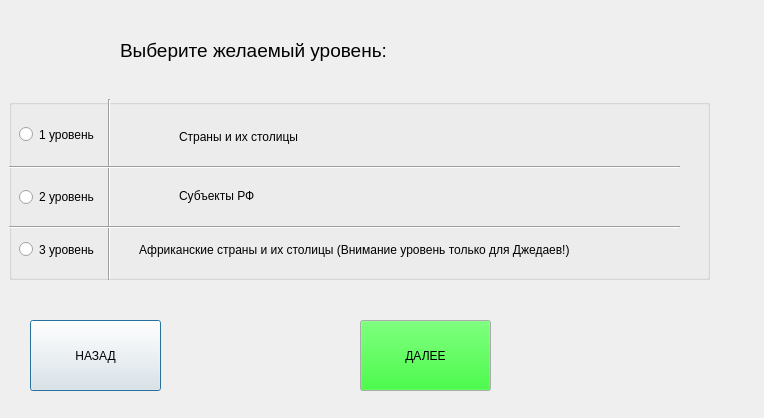
<?xml version="1.0" encoding="UTF-8"?>
<ui version="4.0">
 <class>Dialog</class>
 <widget class="QDialog" name="Dialog">
  <property name="geometry">
   <rect>
    <x>0</x>
    <y>0</y>
    <width>764</width>
    <height>418</height>
   </rect>
  </property>
  <property name="windowTitle">
   <string>Dialog</string>
  </property>
  <widget class="QPushButton" name="pushButton">
   <property name="geometry">
    <rect>
     <x>30</x>
     <y>320</y>
     <width>131</width>
     <height>71</height>
    </rect>
   </property>
   <property name="text">
    <string>НАЗАД</string>
   </property>
  </widget>
  <widget class="QGroupBox" name="groupBox">
   <property name="geometry">
    <rect>
     <x>9</x>
     <y>99</y>
     <width>701</width>
     <height>181</height>
    </rect>
   </property>
   <property name="title">
    <string/>
   </property>
   <widget class="QRadioButton" name="radioButton">
    <property name="geometry">
     <rect>
      <x>10</x>
      <y>20</y>
      <width>141</width>
      <height>31</height>
     </rect>
    </property>
    <property name="text">
     <string>1 уровень</string>
    </property>
   </widget>
   <widget class="QRadioButton" name="radioButton_2">
    <property name="geometry">
     <rect>
      <x>10</x>
      <y>90</y>
      <width>131</width>
      <height>16</height>
     </rect>
    </property>
    <property name="text">
     <string>2 уровень</string>
    </property>
   </widget>
   <widget class="QRadioButton" name="radioButton_3">
    <property name="geometry">
     <rect>
      <x>10</x>
      <y>140</y>
      <width>91</width>
      <height>21</height>
     </rect>
    </property>
    <property name="text">
     <string>3 уровень</string>
    </property>
   </widget>
   <widget class="QLabel" name="label">
    <property name="geometry">
     <rect>
      <x>170</x>
      <y>30</y>
      <width>211</width>
      <height>16</height>
     </rect>
    </property>
    <property name="text">
     <string>Страны и их столицы</string>
    </property>
   </widget>
   <widget class="QLabel" name="label_2">
    <property name="geometry">
     <rect>
      <x>170</x>
      <y>86</y>
      <width>221</width>
      <height>21</height>
     </rect>
    </property>
    <property name="text">
     <string>Субъекты РФ</string>
    </property>
   </widget>
   <widget class="QLabel" name="label_3">
    <property name="geometry">
     <rect>
      <x>130</x>
      <y>110</y>
      <width>561</width>
      <height>81</height>
     </rect>
    </property>
    <property name="text">
     <string>Африканские страны и их столицы (Внимание уровень только для Джедаев!)</string>
    </property>
   </widget>
   <widget class="Line" name="line">
    <property name="geometry">
     <rect>
      <x>90</x>
      <y>0</y>
      <width>20</width>
      <height>181</height>
     </rect>
    </property>
    <property name="orientation">
     <enum>Qt::Vertical</enum>
    </property>
   </widget>
   <widget class="Line" name="line_2">
    <property name="geometry">
     <rect>
      <x>0</x>
      <y>120</y>
      <width>671</width>
      <height>16</height>
     </rect>
    </property>
    <property name="orientation">
     <enum>Qt::Horizontal</enum>
    </property>
   </widget>
   <widget class="Line" name="line_3">
    <property name="geometry">
     <rect>
      <x>0</x>
      <y>60</y>
      <width>671</width>
      <height>16</height>
     </rect>
    </property>
    <property name="orientation">
     <enum>Qt::Horizontal</enum>
    </property>
   </widget>
  </widget>
  <widget class="QLabel" name="label_4">
   <property name="geometry">
    <rect>
     <x>120</x>
     <y>20</y>
     <width>311</width>
     <height>61</height>
    </rect>
   </property>
   <property name="font">
    <font>
     <pointsize>14</pointsize>
    </font>
   </property>
   <property name="text">
    <string>Выберите желаемый уровень:</string>
   </property>
  </widget>
  <widget class="QPushButton" name="pushButton_2">
   <property name="geometry">
    <rect>
     <x>360</x>
     <y>320</y>
     <width>131</width>
     <height>71</height>
    </rect>
   </property>
   <property name="palette">
    <palette>
     <active>
      <colorrole role="WindowText">
       <brush brushstyle="SolidPattern">
        <color alpha="255">
         <red>0</red>
         <green>255</green>
         <blue>0</blue>
        </color>
       </brush>
      </colorrole>
      <colorrole role="Button">
       <brush brushstyle="SolidPattern">
        <color alpha="255">
         <red>0</red>
         <green>255</green>
         <blue>0</blue>
        </color>
       </brush>
      </colorrole>
      <colorrole role="Light">
       <brush brushstyle="SolidPattern">
        <color alpha="255">
         <red>0</red>
         <green>255</green>
         <blue>0</blue>
        </color>
       </brush>
      </colorrole>
      <colorrole role="Midlight">
       <brush brushstyle="SolidPattern">
        <color alpha="255">
         <red>0</red>
         <green>255</green>
         <blue>0</blue>
        </color>
       </brush>
      </colorrole>
      <colorrole role="Dark">
       <brush brushstyle="SolidPattern">
        <color alpha="255">
         <red>0</red>
         <green>255</green>
         <blue>0</blue>
        </color>
       </brush>
      </colorrole>
      <colorrole role="Mid">
       <brush brushstyle="SolidPattern">
        <color alpha="255">
         <red>0</red>
         <green>255</green>
         <blue>0</blue>
        </color>
       </brush>
      </colorrole>
      <colorrole role="Text">
       <brush brushstyle="SolidPattern">
        <color alpha="255">
         <red>0</red>
         <green>255</green>
         <blue>0</blue>
        </color>
       </brush>
      </colorrole>
      <colorrole role="BrightText">
       <brush brushstyle="SolidPattern">
        <color alpha="255">
         <red>0</red>
         <green>255</green>
         <blue>0</blue>
        </color>
       </brush>
      </colorrole>
      <colorrole role="ButtonText">
       <brush brushstyle="SolidPattern">
        <color alpha="255">
         <red>0</red>
         <green>0</green>
         <blue>0</blue>
        </color>
       </brush>
      </colorrole>
      <colorrole role="Base">
       <brush brushstyle="SolidPattern">
        <color alpha="255">
         <red>0</red>
         <green>255</green>
         <blue>0</blue>
        </color>
       </brush>
      </colorrole>
      <colorrole role="PlaceholderText">
       <brush brushstyle="SolidPattern">
        <color alpha="128">
         <red>0</red>
         <green>255</green>
         <blue>0</blue>
        </color>
       </brush>
      </colorrole>
     </active>
     <inactive>
      <colorrole role="WindowText">
       <brush brushstyle="SolidPattern">
        <color alpha="255">
         <red>0</red>
         <green>255</green>
         <blue>0</blue>
        </color>
       </brush>
      </colorrole>
      <colorrole role="Button">
       <brush brushstyle="SolidPattern">
        <color alpha="255">
         <red>0</red>
         <green>255</green>
         <blue>0</blue>
        </color>
       </brush>
      </colorrole>
      <colorrole role="Light">
       <brush brushstyle="SolidPattern">
        <color alpha="255">
         <red>0</red>
         <green>255</green>
         <blue>0</blue>
        </color>
       </brush>
      </colorrole>
      <colorrole role="Midlight">
       <brush brushstyle="SolidPattern">
        <color alpha="255">
         <red>0</red>
         <green>255</green>
         <blue>0</blue>
        </color>
       </brush>
      </colorrole>
      <colorrole role="Dark">
       <brush brushstyle="SolidPattern">
        <color alpha="255">
         <red>0</red>
         <green>255</green>
         <blue>0</blue>
        </color>
       </brush>
      </colorrole>
      <colorrole role="Mid">
       <brush brushstyle="SolidPattern">
        <color alpha="255">
         <red>0</red>
         <green>255</green>
         <blue>0</blue>
        </color>
       </brush>
      </colorrole>
      <colorrole role="Text">
       <brush brushstyle="SolidPattern">
        <color alpha="255">
         <red>0</red>
         <green>255</green>
         <blue>0</blue>
        </color>
       </brush>
      </colorrole>
      <colorrole role="BrightText">
       <brush brushstyle="SolidPattern">
        <color alpha="255">
         <red>0</red>
         <green>255</green>
         <blue>0</blue>
        </color>
       </brush>
      </colorrole>
      <colorrole role="ButtonText">
       <brush brushstyle="SolidPattern">
        <color alpha="255">
         <red>0</red>
         <green>0</green>
         <blue>0</blue>
        </color>
       </brush>
      </colorrole>
      <colorrole role="Base">
       <brush brushstyle="SolidPattern">
        <color alpha="255">
         <red>0</red>
         <green>255</green>
         <blue>0</blue>
        </color>
       </brush>
      </colorrole>
      <colorrole role="PlaceholderText">
       <brush brushstyle="SolidPattern">
        <color alpha="128">
         <red>0</red>
         <green>255</green>
         <blue>0</blue>
        </color>
       </brush>
      </colorrole>
     </inactive>
     <disabled>
      <colorrole role="WindowText">
       <brush brushstyle="SolidPattern">
        <color alpha="255">
         <red>0</red>
         <green>255</green>
         <blue>0</blue>
        </color>
       </brush>
      </colorrole>
      <colorrole role="Button">
       <brush brushstyle="SolidPattern">
        <color alpha="255">
         <red>0</red>
         <green>255</green>
         <blue>0</blue>
        </color>
       </brush>
      </colorrole>
      <colorrole role="Light">
       <brush brushstyle="SolidPattern">
        <color alpha="255">
         <red>0</red>
         <green>255</green>
         <blue>0</blue>
        </color>
       </brush>
      </colorrole>
      <colorrole role="Midlight">
       <brush brushstyle="SolidPattern">
        <color alpha="255">
         <red>0</red>
         <green>255</green>
         <blue>0</blue>
        </color>
       </brush>
      </colorrole>
      <colorrole role="Dark">
       <brush brushstyle="SolidPattern">
        <color alpha="255">
         <red>0</red>
         <green>255</green>
         <blue>0</blue>
        </color>
       </brush>
      </colorrole>
      <colorrole role="Mid">
       <brush brushstyle="SolidPattern">
        <color alpha="255">
         <red>0</red>
         <green>255</green>
         <blue>0</blue>
        </color>
       </brush>
      </colorrole>
      <colorrole role="Text">
       <brush brushstyle="SolidPattern">
        <color alpha="255">
         <red>0</red>
         <green>255</green>
         <blue>0</blue>
        </color>
       </brush>
      </colorrole>
      <colorrole role="BrightText">
       <brush brushstyle="SolidPattern">
        <color alpha="255">
         <red>0</red>
         <green>255</green>
         <blue>0</blue>
        </color>
       </brush>
      </colorrole>
      <colorrole role="ButtonText">
       <brush brushstyle="SolidPattern">
        <color alpha="255">
         <red>0</red>
         <green>255</green>
         <blue>0</blue>
        </color>
       </brush>
      </colorrole>
      <colorrole role="Base">
       <brush brushstyle="SolidPattern">
        <color alpha="255">
         <red>240</red>
         <green>240</green>
         <blue>240</blue>
        </color>
       </brush>
      </colorrole>
      <colorrole role="PlaceholderText">
       <brush brushstyle="SolidPattern">
        <color alpha="128">
         <red>0</red>
         <green>0</green>
         <blue>0</blue>
        </color>
       </brush>
      </colorrole>
     </disabled>
    </palette>
   </property>
   <property name="text">
    <string>ДАЛЕЕ</string>
   </property>
  </widget>
 </widget>
 <resources/>
 <connections/>
</ui>
